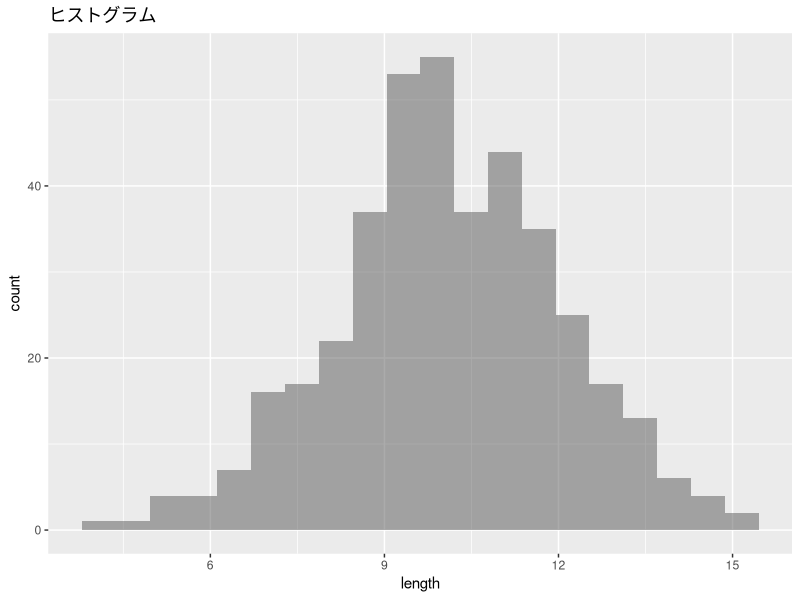
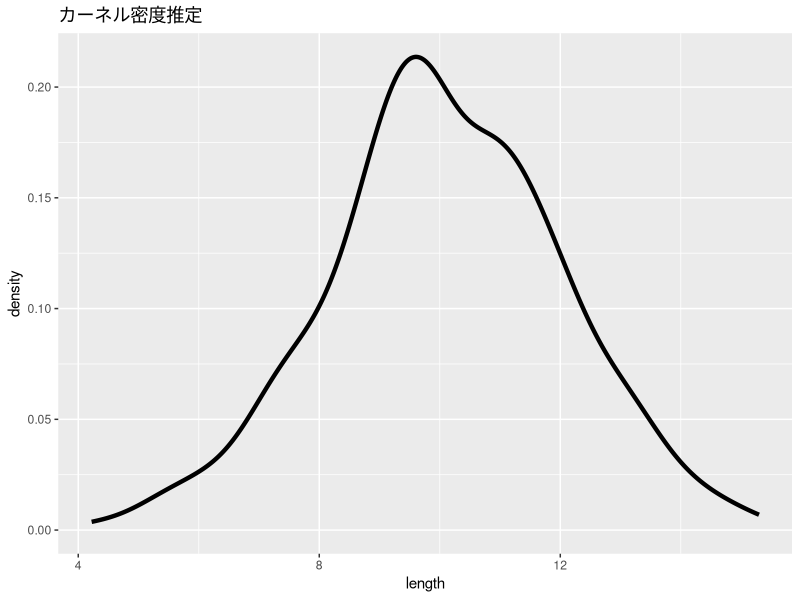
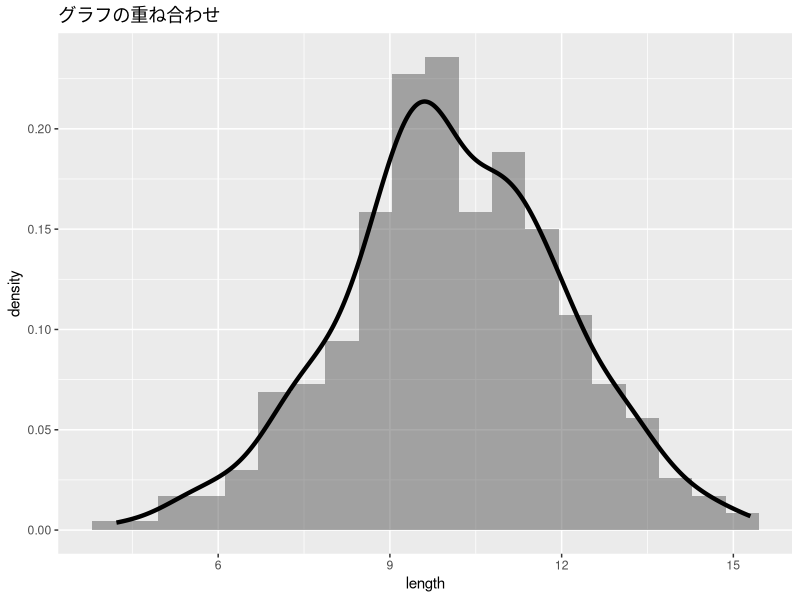
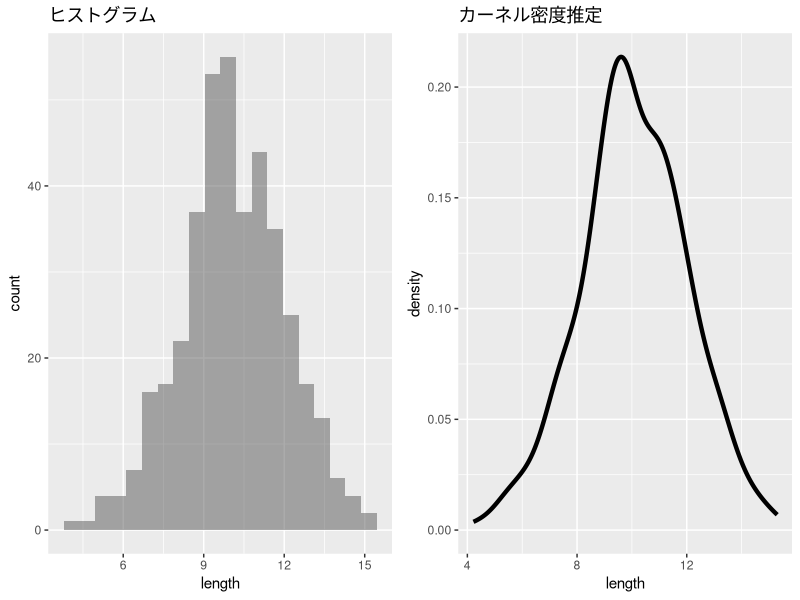
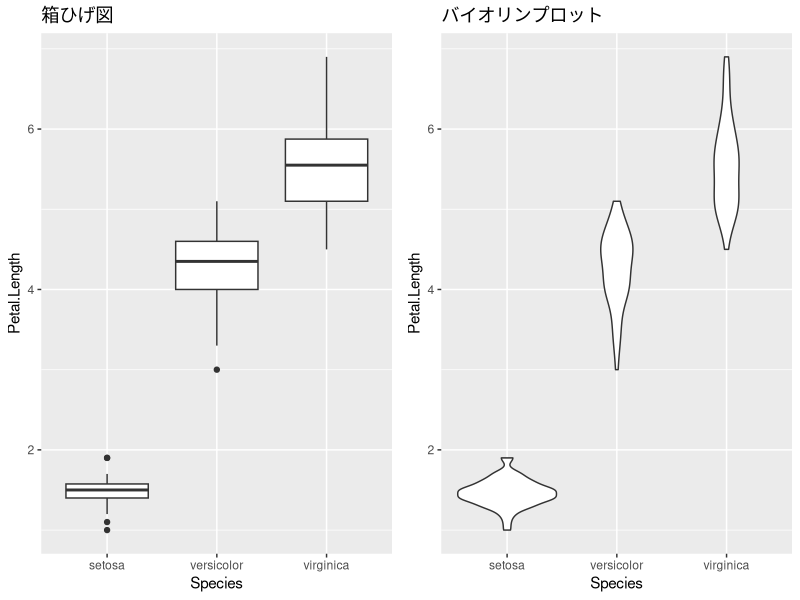
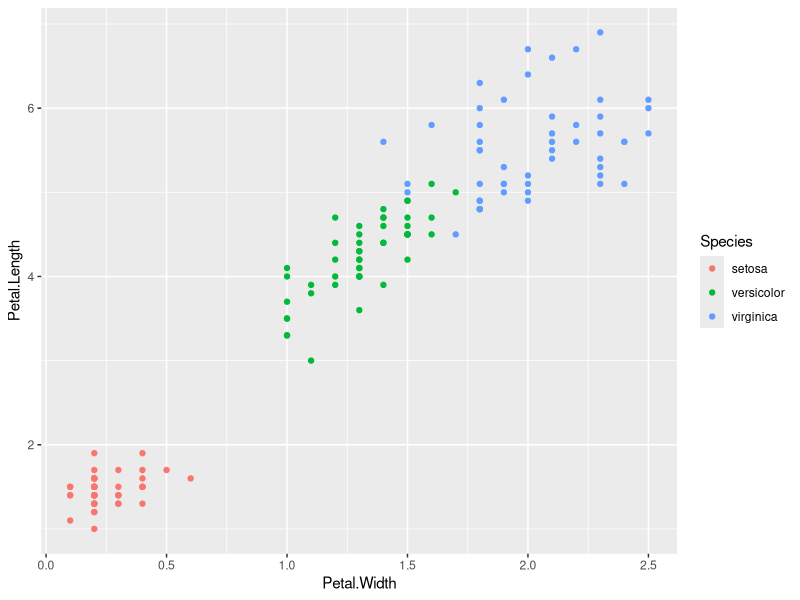
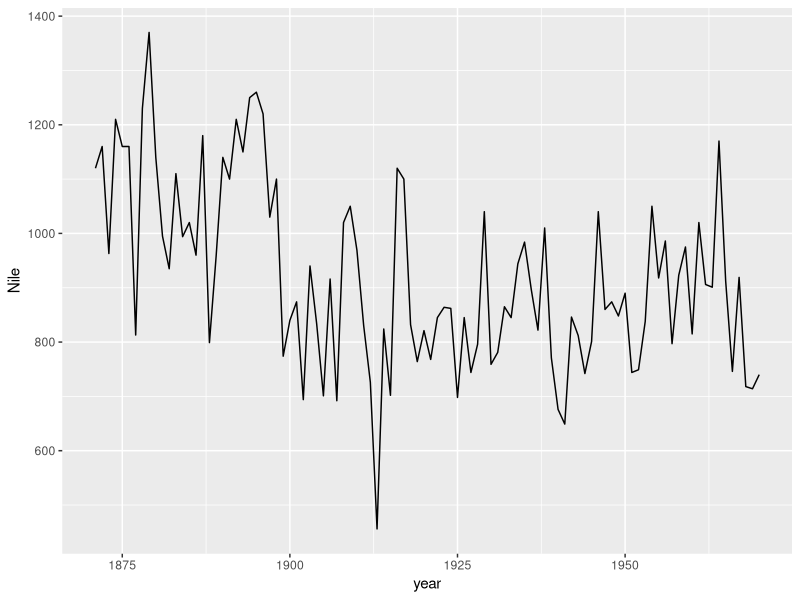
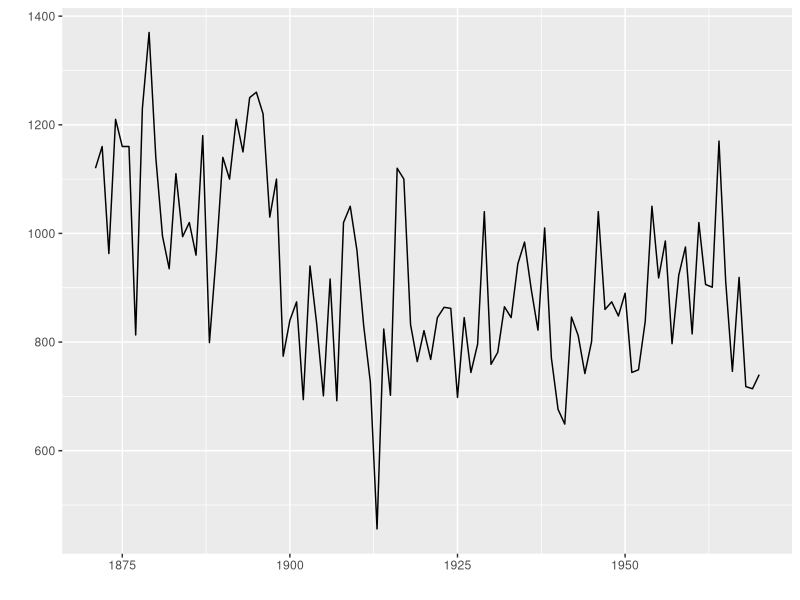

Generate these figures, in order, with R:
# ライブラリの読み込み
library(ggplot2)

# データ読み込み----
fish <- read.csv('book-data/2-2-1-fish.csv')
head(fish, n = 3)

# ヒストグラムとカーネル密度推定----

# ヒストグラム
ggplot(data = fish, mapping = aes(x = length)) + 
    geom_histogram(alpha = 0.5, bins = 20) + 
    labs(title = 'ヒストグラム')

# カーネル密度推定
ggplot(data = fish, mapping = aes(x = length)) + 
    geom_density(size = 1.5) + 
    labs(title = 'カーネル密度推定')

# グラフの重ね合わせと一覧表示----

# グラフの重ね合わせ
ggplot(data = fish, mapping = aes(x = length, y = ..density..)) + 
    geom_histogram(alpha = 0.5, bins = 20)　+ 
    geom_density(size = 1.5) + 
    labs(title = 'グラフの重ね合わせ')

# グラフの一覧表示
library(gridExtra)

p_hist <- ggplot(fish, aes(x = length)) + 
    geom_histogram(alpha = 0.5, bins = 20) + 
    labs(title = 'ヒストグラム')

p_density <- ggplot(fish, aes(x = length)) +
    geom_density(size = 1.5) + 
    labs(title = 'カーネル密度推定')

grid.arrange(p_hist, p_density, ncol = 2)

# 箱ひげ図とバイオリンプロット----

# アヤメデータ
head(iris, 3)
View(iris)

# 箱ひげ図
p_box <- ggplot(iris, aes(x = Species, y = Petal.Length)) + 
    geom_boxplot() +
    labs(title = '箱ひげ図')

# バイオリンプロット
p_violin <- ggplot(iris, aes(x = Species, y = Petal.Length)) + 
    geom_violin() +
    labs(title = 'バイオリンプロット')

# グラフの表示
grid.arrange(p_box, p_violin, ncol = 2)

# 散布図----
ggplot(iris, aes(x = Petal.Width, y = Petal.Length, 
    color = Species)) + 
    geom_point()

# 折れ線グラフ----
# ナイル川流量データ
Nile

# data.frameに変換
nile_data_frame <- data.frame(
    year = 1871:1970, 
    Nile = as.numeric(Nile)
)
head(nile_data_frame, 3)

# 折れ線グラフ
ggplot(nile_data_frame, aes(x = year, y = Nile)) + 
    geom_line()

# tsオブジェクトを楽に描画する方法
#install.packages('ggfortify')
library(ggfortify)
autoplot(Nile)
